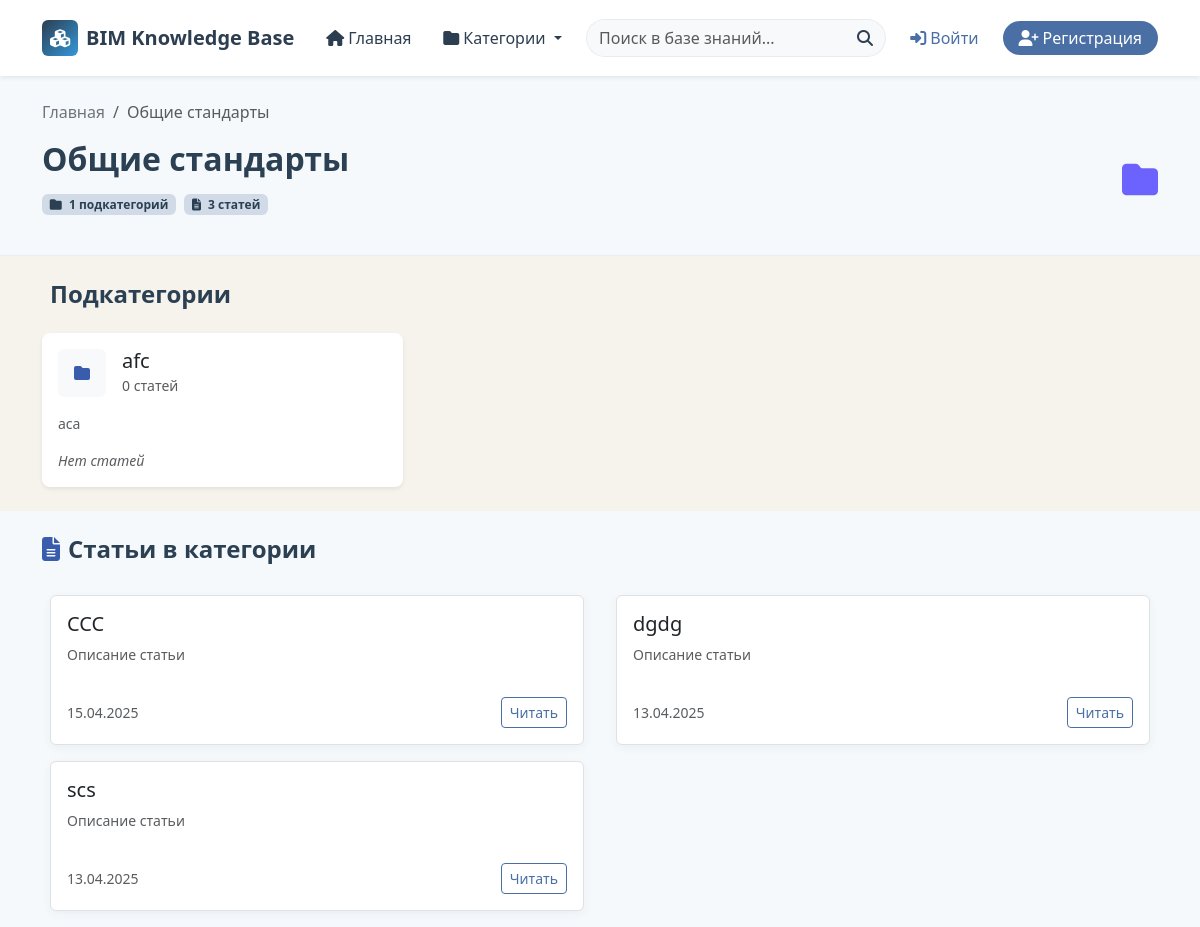
Page /category/1/ on the committed database.
### articles/models.py (models this page shows, shortened)
class Category(models.Model):
    name = models.CharField(max_length=200)
    parent = models.ForeignKey('self', on_delete=models.SET_NULL, null=True, blank=True, related_name='subcategories')
    description = models.TextField(blank=True)
    class Meta:
        verbose_name_plural = "Categories"
    def get_absolute_url(self):
        return reverse("category_detail", kwargs={"pk": self.pk})

class Article(models.Model):
    title = models.CharField(max_length=200)
    content = RichTextUploadingField(blank=True, null=True)
    category = models.ForeignKey(Category, on_delete=models.CASCADE, related_name='articles')
    snippet = models.CharField(max_length=200, default="Описание статьи")
    author = models.ForeignKey(User, on_delete=models.CASCADE)
    created_date = models.DateTimeField(auto_now_add=True)
    updated_date = models.DateTimeField(auto_now=True)
    class Meta:
        ordering = ['-updated_date', '-created_date']
    def get_absolute_url(self):
        return reverse("article_detail", kwargs={"id": self.id})

### articles/views.py (the view)
# urls.py: path('category/<int:pk>/', views.CategoryDetailView.as_view(), name='category_detail'),
class CategoryDetailView(DetailView):
    model = Category
    template_name = "articles/category_detail.html"
    context_object_name = "category"
    def get_context_data(self, **kwargs):
        context = super().get_context_data(**kwargs)
        category = self.object
        context['subcategories'] = category.subcategories.all()
        context['articles'] = category.articles.all()
        return context

### articles/context_proccessors.py (called while the page is built)
def navbar_context(request):
    return{
        "menu": Category.objects.filter(parent=None),
    }

### articles/templates/articles/category_detail.html (shortened to what this page needs)
{% extends 'base.html' %}
{% load static %}
{% block content %}
<section class="category-header py-4">
  <div class="container">
    <nav aria-label="breadcrumb">
      <ol class="breadcrumb mb-3">
        <li class="breadcrumb-item"><a href="{% url 'home' %}" class="text-decoration-none text-secondary">Главная</a></li>
        <li class="breadcrumb-item active" aria-current="page">{{ category.name }}</li>
      </ol>
    </nav>
    <div class="row align-items-center">
      <div class="col-lg-9">
        <h1 class="h2 fw-bold mb-2">{{ category.name }}</h1>
        <div class="d-flex flex-wrap mt-3 mb-3 gap-2">
          <span class="badge bg-light text-primary">
            <i class="fas fa-folder me-1"></i> {% if subcategories %}{{ subcategories|length }}{% else %}0{% endif %} подкатегорий
          </span>
          <span class="badge bg-light text-success">
            <i class="fas fa-file-alt me-1"></i> {{ articles|length }} статей
          </span>
        </div>
      </div>
      <div class="col-lg-3 d-none d-lg-block text-end">
        <div class="category-icon-wrapper">
          <i class="fas fa-{{ category.icon|default:'folder' }} category-icon"></i>
        </div>
      </div>
    </div>
  </div>
</section>
{% if subcategories %}
<section class="subcategories-section py-4">
  <div class="container">
    <h2 class="h4 fw-bold mb-3">
      Подкатегории
    </h2>
    <div class="row g-3">
      {% for subcategory in subcategories %}
        {% with subcategory_articles=subcategory.articles.all %}
        <div class="col-md-6 col-lg-4">
          <div class="card subcategory-card h-100 border-0 shadow-sm hover-shadow">
            <div class="card-body">
              <div class="d-flex align-items-center mb-3">
                <div class="subcategory-icon me-3 bg-light text-primary rounded">
                  <i class="fas fa-{{ subcategory.icon|default:'folder' }}"></i>
                </div>
                <div>
                  <h3 class="h5 mb-0">
                    <a href="{{ subcategory.get_absolute_url }}" class="text-decoration-none text-dark">{{ subcategory.name }}</a>
                  </h3>
                  <small class="text-muted">{{ subcategory_articles|length }} статей</small>
                </div>
              </div>
              <p class="card-text text-muted small mb-3">{{ subcategory.description|truncatewords:12 }}</p>
              {% if subcategory_articles %}
              <div class="subcategory-articles">
                <ul class="list-unstyled small mb-0">
                  {% for article in subcategory_articles|slice:":3" %}
                    <li class="py-1 border-bottom border-light">
                      <a href="{{ article.get_absolute_url }}" class="text-decoration-none text-dark d-flex align-items-center">
                        <i class="fas fa-file-alt me-2 text-primary small"></i>
                        <span class="text-truncate">{{ article.title }}</span>
                      </a>
                    </li>
                  {% endfor %}
                </ul>
                {% if subcategory_articles|length > 3 %}
                  <div class="mt-2 text-end">
                    <a href="{{ subcategory.get_absolute_url }}" class="text-decoration-none text-primary small">
                      Все статьи <i class="fas fa-chevron-right ms-1"></i>
                    </a>
                  </div>
                {% endif %}
              </div>
              {% else %}
              <div class="text-muted small fst-italic">Нет статей</div>
              {% endif %}
            </div>
          </div>
        </div>
        {% endwith %}
      {% endfor %}
    </div>
  </div>
</section>
{% endif %}
{% if articles %}
<section class="articles-section py-4">
  <div class="container">
    <h2 class="h4 fw-bold mb-3">
      <i class="fas fa-file-alt me-2 text-primary"></i>Статьи в категории
    </h2>
    <div class="row g-3">
      {% for article in articles %}
      <div class="col-md-6">
        <div class="article-card h-100 p-3 border rounded hover-shadow">
          <div class="d-flex flex-column h-100">
            <h3 class="h5 mb-2">
              <a href="{{ article.get_absolute_url }}" class="text-decoration-none text-dark">{{ article.title }}</a>
            </h3>
            <p class="text-muted small mb-3 flex-grow-1">{{ article.snippet|truncatechars:120 }}</p>
            <div class="d-flex justify-content-between align-items-center mt-auto">
              <div class="article-meta text-muted small">
                <span>{{ article.created_date|date:"d.m.Y" }}</span>
              </div>
              <div class="d-flex align-items-center gap-2">
                <a href="{{ article.get_absolute_url }}" class="btn btn-sm btn-outline-primary">
                  Читать
                </a>
              </div>
            </div>
          </div>
        </div>
      </div>
      {% endfor %}
    </div>
  </div>
</section>
{% endif %}
{% endblock %}

### static/css/main.css (style rules this page uses)
:root { --primary-color: #2070b0; --secondary-color: #34495e; --accent-color: #3498db; --light-bg: #f5f9fc; --border-color: #e1e8ed; --text-primary: #333333; --text-secondary: #666666; }
body { color: var(--text-primary); }
a { color: var(--primary-color); text-decoration: none; transition: color 0.3s ease; }
.breadcrumb { background-color: transparent; }
.article-meta { color: var(--text-secondary); }
.category-icon { font-size: 36px; color: #6c63ff; margin-bottom: 10px; }
.article-card { transition: all 0.3s ease; border-radius: 12px; overflow: hidden; margin: 0.5rem; background-color: #ffffff; color: #f8f9fa; }
.text-primary { color: #3a5cad !important; }
.btn-outline-primary { color: #3a5cad; border-color: #3a5cad; }

### articles/templates/articles/category_detail.html (style rules this page uses)
:root { --primary-color: #4a6fa5; --secondary-color: #6b8cae; --accent-color: #88a2bc; --light-accent: #d0dbe7; --dark-accent: #2c4053; --gradient-start: #4a6fa5; --gradient-end: #88a2bc; --card-bg:rgb(255, 255, 255); --section-bg-1: #f5f9fc; --section-bg-2: rgba(237, 231, 218, 0.5); --hover-shadow: rgba(194, 191, 179, 0.15); --border-color: rgba(174, 195, 216, 0.2); --text-primary: #2c4053; --text-secondary: #5b7a9a; --text-muted: #8096ab; }
.category-header { background-color: var(--section-bg-1); border-bottom: 1px solid var(--border-color); }
.subcategories-section { background-color: var(--section-bg-2); padding: 30px 0; }
.articles-section { background-color: var(--section-bg-1); padding: 30px 0; }
.subcategory-card { background-color: var(--card-bg); border-radius: 8px; transition: all 0.3s ease; border: 1px solid var(--border-color); }
.subcategory-icon { width: 48px; height: 48px; background-color: var(--light-accent); border-radius: 12px; display: flex; align-items: center; justify-content: center; transition: all 0.3s ease; }
.article-card { transition: all 0.3s ease; background-color: var(--card-bg); border-radius: 10px; border: 1px solid var(--border-color); overflow: hidden; box-shadow: 0 3px 10px rgba(44, 64, 83, 0.05); }
.hover-shadow { transition: all 0.3s cubic-bezier(0.175, 0.885, 0.32, 1.275); border: 1px solid var(--border-color); border-radius: 8px; overflow: hidden; }
.btn-outline-primary { color: var(--primary-color); border-color: var(--primary-color); }
.badge.bg-light { background-color: var(--light-accent) !important; color: var(--dark-accent) !important; }

### rows in the picture
Category: name "Общие стандарты"
Category: name "afc", articles.all|length "0", description "aca"
Article: title "CCC", snippet "Описание статьи", created_date "15.04.2025"
Article: title "dgdg", snippet "Описание статьи", created_date "13.04.2025"
Article: title "scs", snippet "Описание статьи", created_date "13.04.2025"

### other values in the picture
{{ subcategories|length }} "1"
{{ articles|length }} "3"
